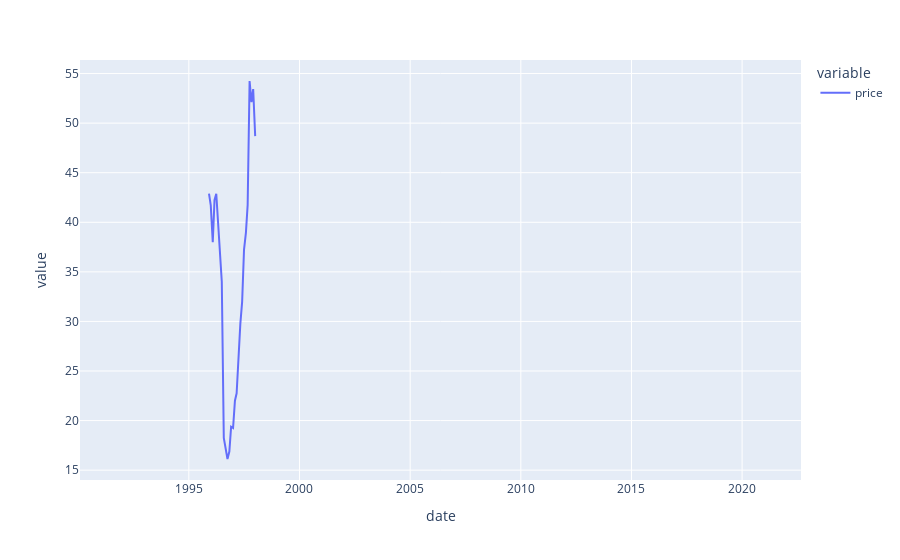

Notebook source saved alongside this figure:
### Code cell
px.line(df[df.permno == "204923Q UN Equity"].price)

### Figure 1 — Plotly figure (JSON) as saved in the notebook; plotly's stock layout.template omitted (floating-point values rounded to 4 significant figures; data arrays with more than 128 entries replaced by an {"elided": "..."} marker saying what was removed)
{"data": [{"hovertemplate": "variable=price<br>date=%{x}<br>value=%{y}<extra></extra>", "legendgroup": "price", "line": {"color": "#636efa", "dash": "solid"}, "marker": {"symbol": "circle"}, "mode": "lines", "name": "price", "orientation": "v", "showlegend": true, "type": "scatter", "x": {"elided": "392 str values"}, "xaxis": "x", "y": {"elided": "392 float values"}, "yaxis": "y"}], "layout": {"legend": {"title": {"text": "variable"}, "tracegroupgap": 0}, "margin": {"t": 60}, "xaxis": {"anchor": "y", "domain": [0, 1], "title": {"text": "date"}}, "yaxis": {"anchor": "x", "domain": [0, 1], "title": {"text": "value"}}}}
